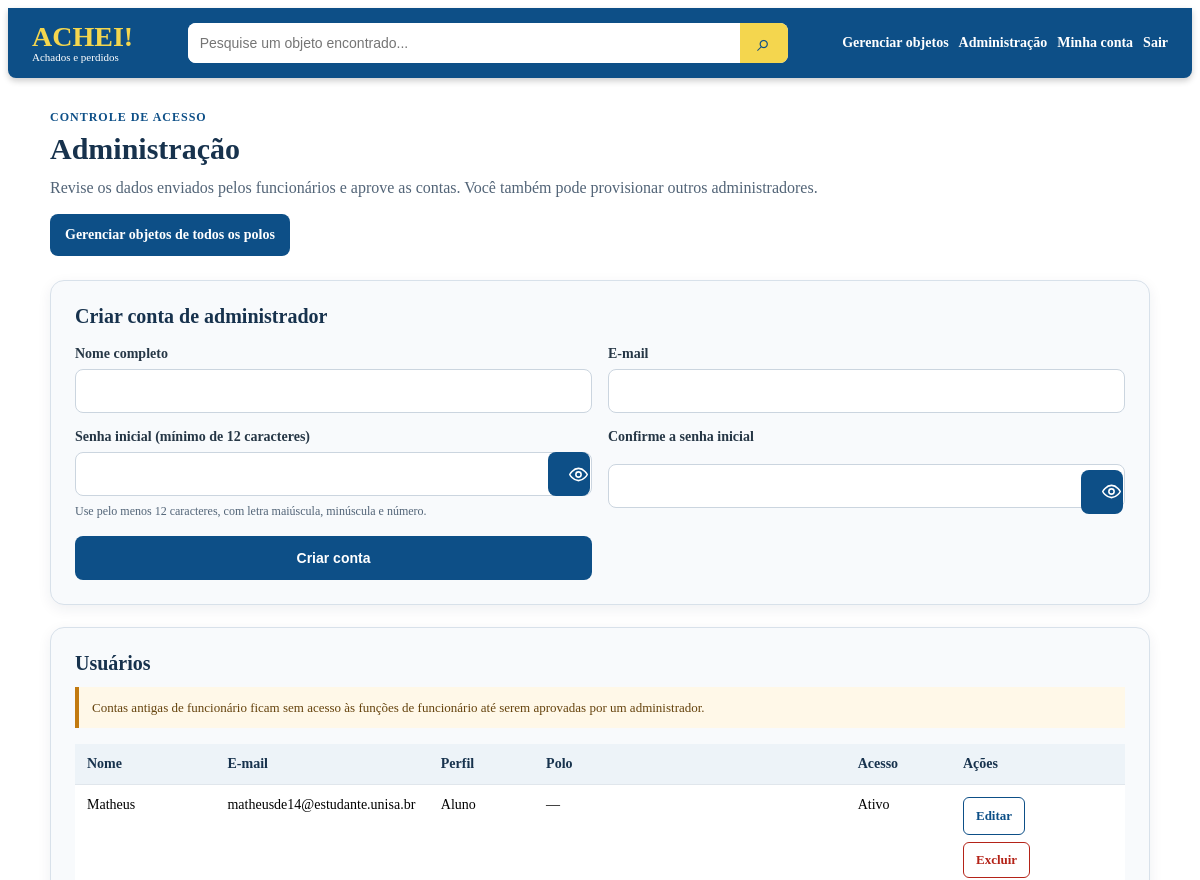
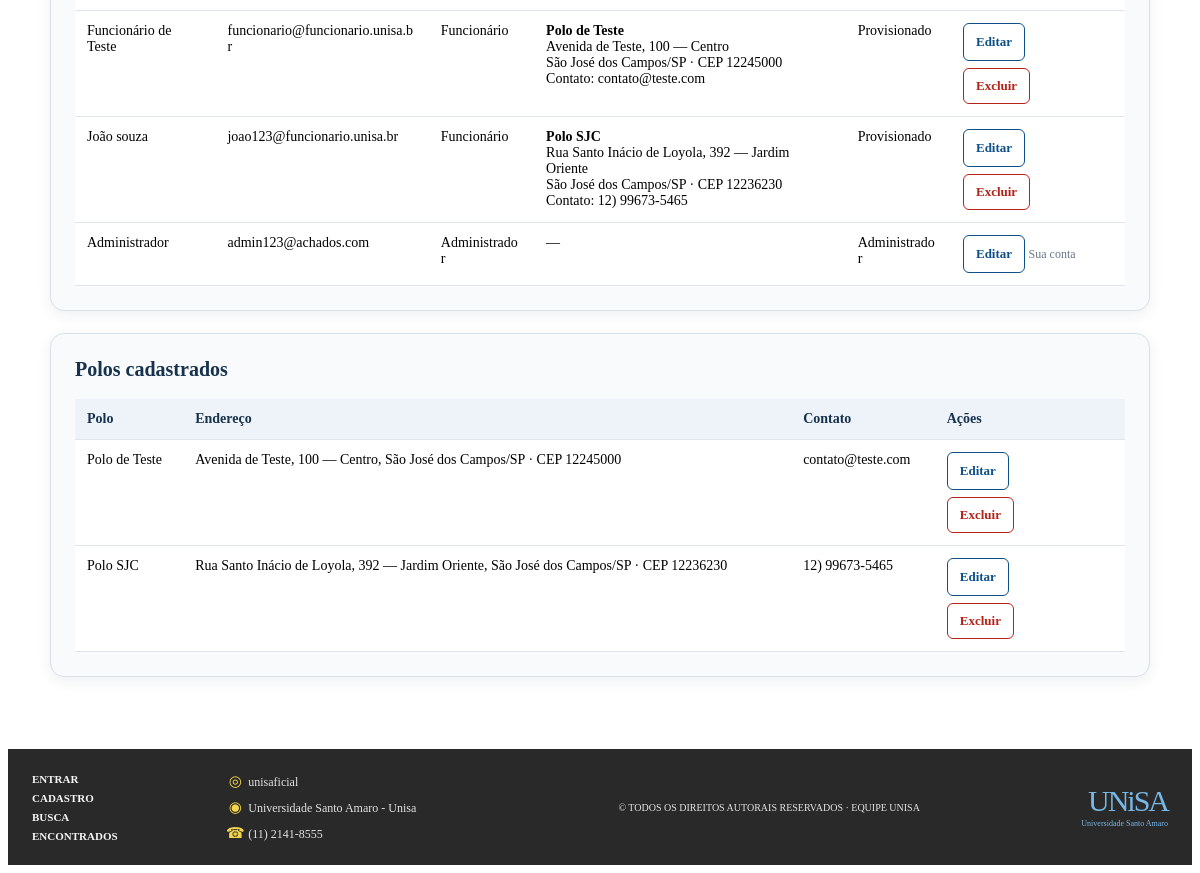
Page /admin.php (signed in) on the committed database (2 pictures, top to bottom).
### tables this page shows
CREATE TABLE `usuarios` (
  `id` int(11) NOT NULL,
  `nome` varchar(100) NOT NULL,
  `email` varchar(150) NOT NULL,
  `senha` varchar(255) NOT NULL,
  `perfil` enum('aluno','funcionario','admin') NOT NULL DEFAULT 'aluno',
  `polo_id` int(11) DEFAULT NULL,
  `provisionado_por` int(11) DEFAULT NULL,
  `criado_em` timestamp NOT NULL DEFAULT current_timestamp()
);

CREATE TABLE `polos` (
  `id` int(11) NOT NULL,
  `nome` varchar(100) NOT NULL,
  `cep` varchar(9) NOT NULL,
  `logradouro` varchar(150) NOT NULL,
  `bairro` varchar(100) NOT NULL,
  `cidade` varchar(100) NOT NULL,
  `estado` char(2) NOT NULL,
  `numero` varchar(20) NOT NULL,
  `complemento` varchar(100) DEFAULT NULL,
  `contato` varchar(100) NOT NULL,
  `criado_em` timestamp NOT NULL DEFAULT current_timestamp()
);

### admin.php (the view, shortened to what this page needs)
<?php
require_once __DIR__ . "/config/conexao.php";
$colunaProvisionamento = $pdo->query("SHOW COLUMNS FROM usuarios LIKE 'provisionado_por'")->fetch();
$migracaoProvisionamentoDisponivel = (bool) $colunaProvisionamento;
$campoProvisionamento = $migracaoProvisionamentoDisponivel ? "u.provisionado_por" : "NULL AS provisionado_por";
$stmtUsuarios = $pdo->query(
    "SELECT u.id, u.nome, u.email, u.perfil, u.polo_id, $campoProvisionamento,
            p.nome AS nome_polo, p.cep, p.logradouro, p.numero, p.bairro,
            p.cidade, p.estado, p.contato
     FROM usuarios u
     LEFT JOIN polos p ON p.id = u.polo_id
     ORDER BY u.perfil, u.nome"
);
$usuariosGerenciados = $stmtUsuarios->fetchAll();
$polosGerenciados = $pdo->query("SELECT id, nome, cep, logradouro, numero, bairro, cidade, estado, contato FROM polos ORDER BY nome")->fetchAll();
?>
<!DOCTYPE html>
<html lang="pt-BR">
<head>
    <link rel="stylesheet" href="assets/css/style.css">
    <link rel="stylesheet" href="assets/css/listagem.css">
    <link rel="stylesheet" href="assets/css/admin.css">
    <link rel="stylesheet" href="assets/css/senha.css">
</head>
<body class="pagina-com-rodape">
<?php include __DIR__ . "/includes/menu.php"; ?>
<main class="admin-pagina">
    <header class="admin-cabecalho">
        <p class="admin-etiqueta">CONTROLE DE ACESSO</p>
        <h1>Administração</h1>
        <p class="admin-descricao">Revise os dados enviados pelos funcionários e aprove as contas. Você também pode provisionar outros administradores.</p>
        <a class="admin-link-gerenciar-objetos" href="gerenciar_objetos.php">Gerenciar objetos de todos os polos</a>
    </header>
    <?php if (!$migracaoProvisionamentoDisponivel): ?>
        <p class="admin-mensagem admin-mensagem-erro">
            A migração de autorização ainda não foi aplicada. A criação e aprovação de funcionários está bloqueada até aplicá-la.
        </p>
    <?php else: ?>
        <section class="admin-secao" aria-labelledby="titulo-provisionamento">
            <h2 id="titulo-provisionamento">Criar conta de administrador</h2>
            <form class="admin-formulario" action="actions/provisionar_usuario.php" method="POST">
                <label>
                    <span>Nome completo</span>
                    <input type="text" name="nome" maxlength="100" autocomplete="name" required>
                </label>
                <label>
                    <span>E-mail</span>
                    <input type="email" name="email" maxlength="150" autocomplete="email" required>
                </label>
                <label>
                    <span>Senha inicial (mínimo de 12 caracteres)</span>
                    <input type="password" name="senha" minlength="12" pattern="(?=.*[a-z])(?=.*[A-Z])(?=.*[0-9]).{12,}" title="Use pelo menos 12 caracteres, com letra maiúscula, minúscula e número." autocomplete="new-password" required>
                    <small class="admin-ajuda-senha">Use pelo menos 12 caracteres, com letra maiúscula, minúscula e número.</small>
                </label>
                <label>
                    <span>Confirme a senha inicial</span>
                    <input type="password" name="confirmar_senha" minlength="12" pattern="(?=.*[a-z])(?=.*[A-Z])(?=.*[0-9]).{12,}" title="Use pelo menos 12 caracteres, com letra maiúscula, minúscula e número." autocomplete="new-password" required>
                </label>
                <button type="submit">Criar conta</button>
            </form>
        </section>
    <?php endif; ?>
    <section class="admin-secao" aria-labelledby="titulo-usuarios-gerenciados">
        <h2 id="titulo-usuarios-gerenciados">Usuários</h2>
        <p class="admin-aviso-legado">Contas antigas de funcionário ficam sem acesso às funções de funcionário até serem aprovadas por um administrador.</p>
        <?php if ($usuariosGerenciados): ?>
            <div class="admin-tabela-conteiner">
                <table class="admin-tabela">
                    <thead>
                        <tr><th>Nome</th><th>E-mail</th><th>Perfil</th><th>Polo</th><th>Acesso</th><th>Ações</th></tr>
                    </thead>
                    <tbody>
                        <?php foreach ($usuariosGerenciados as $usuario): ?>
                            <tr>
                                <td><?= htmlspecialchars($usuario["nome"], ENT_QUOTES, "UTF-8") ?></td>
                                <td><?= htmlspecialchars($usuario["email"], ENT_QUOTES, "UTF-8") ?></td>
                                <td><?= ["admin" => "Administrador", "funcionario" => "Funcionário", "aluno" => "Aluno"][$usuario["perfil"]] ?? "—" ?></td>
                                <td>
                                    <?php if (!empty($usuario["nome_polo"])): ?>
                                        <strong><?= htmlspecialchars($usuario["nome_polo"], ENT_QUOTES, "UTF-8") ?></strong><br>
                                        <?= htmlspecialchars($usuario["logradouro"] . ", " . $usuario["numero"] . " — " . $usuario["bairro"], ENT_QUOTES, "UTF-8") ?><br>
                                        <?= htmlspecialchars($usuario["cidade"] . "/" . $usuario["estado"] . " · CEP " . $usuario["cep"], ENT_QUOTES, "UTF-8") ?><br>
                                        Contato: <?= htmlspecialchars($usuario["contato"], ENT_QUOTES, "UTF-8") ?>
                                    <?php else: ?>
                                        —
                                    <?php endif; ?>
                                </td>
                                <td>
                                    <?php if ($usuario["perfil"] === "admin"): ?>
                                        Administrador
                                    <?php elseif ($usuario["perfil"] === "aluno"): ?>
                                        Ativo
                                    <?php elseif (!empty($usuario["provisionado_por"])): ?>
                                        Provisionado
                                    <?php else: ?>
                                        Migração pendente
                                    <?php endif; ?>
                                </td>
                                <td class="admin-acoes-celula">
                                    <a class="admin-acao-editar" href="admin_editar_usuario.php?id=<?= (int) $usuario["id"] ?>">Editar</a>
                                    <?php if ((int) $usuario["id"] !== (int) $_SESSION["usuario_id"]): ?>
                                        <form action="actions/admin_excluir_usuario.php" method="POST" onsubmit="return confirm('Confirma a exclusão deste usuário? Contas com objetos ou registros vinculados não poderão ser removidas.');">
                                            <button class="admin-acao-excluir" type="submit">Excluir</button>
                                        </form>
                                    <?php else: ?>
                                        <span class="admin-sem-exclusao">Sua conta</span>
                                    <?php endif; ?>
                                </td>
                            </tr>
                        <?php endforeach; ?>
                    </tbody>
                </table>
            </div>
        <?php else: ?>
            <p>Ainda não há usuários cadastrados.</p>
        <?php endif; ?>
    </section>
    <section class="admin-secao" aria-labelledby="titulo-polos-gerenciados">
        <h2 id="titulo-polos-gerenciados">Polos cadastrados</h2>
        <?php if ($polosGerenciados): ?>
            <div class="admin-tabela-conteiner">
                <table class="admin-tabela admin-tabela-polos">
                    <thead><tr><th>Polo</th><th>Endereço</th><th>Contato</th><th>Ações</th></tr></thead>
                    <tbody>
                        <?php foreach ($polosGerenciados as $polo): ?>
                            <tr>
                                <td><?= htmlspecialchars($polo["nome"], ENT_QUOTES, "UTF-8") ?></td>
                                <td><?= htmlspecialchars($polo["logradouro"] . ", " . $polo["numero"] . " — " . $polo["bairro"] . ", " . $polo["cidade"] . "/" . $polo["estado"] . " · CEP " . $polo["cep"], ENT_QUOTES, "UTF-8") ?></td>
                                <td><?= htmlspecialchars($polo["contato"], ENT_QUOTES, "UTF-8") ?></td>
                                <td class="admin-acoes-celula">
                                    <a class="admin-acao-editar" href="admin_editar_polo.php?id=<?= (int) $polo["id"] ?>">Editar</a>
                                    <form action="actions/admin_excluir_polo.php" method="POST" onsubmit="return confirm('Confirma a exclusão deste polo? Polos vinculados a usuários ou objetos não podem ser excluídos.');">
                                        <button class="admin-acao-excluir" type="submit">Excluir</button>
                                    </form>
                                </td>
                            </tr>
                        <?php endforeach; ?>
                    </tbody>
                </table>
            </div>
        <?php else: ?>
            <p>Nenhum polo cadastrado.</p>
        <?php endif; ?>
    </section>
</main>
<?php include __DIR__ . "/includes/rodape.php"; ?>
</body>
</html>

### assets/css/style.css (style rules this page uses)
body.pagina-com-rodape { display: flex; flex-direction: column; min-height: calc(100vh - 16px); }
body.pagina-com-rodape > main { flex: 1 0 auto; }

### assets/css/admin.css (style rules this page uses)
.admin-pagina { width: calc(100% - 32px); max-width: 1100px; min-height: 620px; margin: 0 auto; padding: 32px 0 44px; box-sizing: border-box; }
.admin-cabecalho { margin-bottom: 24px; }
.admin-cabecalho h1 { margin: 0 0 10px; color: #17324d; font-size: 30px; }
.admin-cabecalho .admin-descricao { margin: 0; color: #526477; line-height: 1.5; }
.admin-link-gerenciar-objetos { display: inline-flex; min-height: 42px; align-items: center; margin-top: 14px; padding: 0 15px; border-radius: 8px; background: #0d4f87; color: #fff; font-size: 14px; font-weight: 700; text-decoration: none; }
.admin-etiqueta { margin: 0 0 7px; color: #0d4f87; font-size: 12px; font-weight: 700; letter-spacing: 1px; }
.admin-secao { margin-top: 22px; padding: 24px; border: 1px solid #d8e1ea; border-radius: 14px; background: #f8fafc; box-shadow: 0 4px 14px #172b4d12; }
.admin-secao h2 { margin: 0 0 18px; color: #17324d; font-size: 20px; }
.admin-formulario { display: grid; grid-template-columns: repeat(2, minmax(0, 1fr)); gap: 16px; }
.admin-formulario label { display: grid; gap: 7px; color: #263746; font-size: 14px; font-weight: 700; }
.admin-ajuda-senha { color: #526477; font-size: 12px; font-weight: 400; line-height: 1.4; }
.admin-formulario input, .admin-formulario select { width: 100%; min-height: 44px; padding: 9px 12px; border: 1px solid #cbd5df; border-radius: 8px; background: #fff; box-sizing: border-box; color: #172b4d; font: inherit; font-weight: 400; }
.admin-formulario button { align-self: end; min-height: 44px; padding: 0 20px; border: 0; border-radius: 8px; background: #0d4f87; color: #fff; font-size: 14px; font-weight: 700; cursor: pointer; }
.admin-tabela-conteiner { overflow-x: auto; }
.admin-tabela { width: 100%; min-width: 780px; border-collapse: collapse; background: #fff; }
.admin-tabela th, .admin-tabela td { padding: 12px; border-bottom: 1px solid #e0e6ec; text-align: left; font-size: 14px; vertical-align: top; overflow-wrap: anywhere; }
.admin-tabela th { color: #17324d; background: #edf3f8; }
.admin-tabela-polos { min-width: 900px; }
.admin-acoes-celula { min-width: 150px; }
.admin-acoes-celula form { margin-top: 7px; }
.admin-acao-editar, .admin-acao-excluir { display: inline-flex; min-height: 36px; align-items: center; justify-content: center; padding: 0 12px; border: 1px solid #0d4f87; border-radius: 6px; background: #fff; color: #0d4f87; font: inherit; font-size: 13px; font-weight: 700; text-decoration: none; cursor: pointer; }
.admin-acao-excluir { border-color: #b42318; color: #b42318; }
.admin-sem-exclusao { display: inline-block; padding: 8px 0; color: #667788; font-size: 12px; }
.admin-aviso-legado { margin: -6px 0 16px; padding: 11px 13px; border-left: 4px solid #c27a10; background: #fff8e8; color: #65430d; font-size: 13px; line-height: 1.5; }

### assets/css/senha.css (style rules this page uses)
.campo-com-senha .campo-senha-com-olho { width: 100%; padding-right: 48px !important; box-sizing: border-box; }

### rows in the picture
usuarios: nome "Matheus", email "matheusde14@estudante.unisa.br", perfil "Aluno", shows "Ativo"
usuarios: nome "Funcionário de Teste", email "funcionario@funcionario.unisa.br", perfil "Funcionário", polo.nome "Polo de Teste", polo.bairro "Avenida de Teste, 100 — Centro", polo.cep "São José dos Campos/SP · CEP 12245000", polo.contato "contato@teste.com", provisionado_por "Provisionado"
usuarios: nome "João souza", email "joao123@funcionario.unisa.br", perfil "Funcionário", polo.nome "Polo SJC", polo.bairro "Rua Santo Inácio de Loyola, 392 — Jardim Oriente", polo.cep "São José dos Campos/SP · CEP 12236230", polo.contato "12) 99673-5465", provisionado_por "Provisionado"
usuarios: nome "Administrador", email "admin123@achados.com", perfil "Administrador", shows "Sua conta"
polos: nome "Polo de Teste", logradouro+numero+bairro "Avenida de Teste, 100 — Centro, São José dos Campos/SP · CEP 12245000", contato "contato@teste.com"
polos: nome "Polo SJC", logradouro+numero+bairro "Rua Santo Inácio de Loyola, 392 — Jardim Oriente, São José dos Campos/SP · CEP 12236230", contato "12) 99673-5465"
